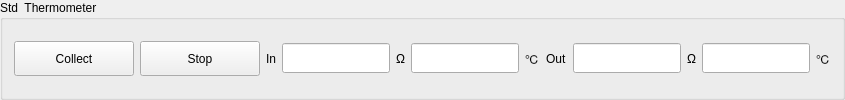
    <widget class="QGroupBox" name="groupBox_5">
     <property name="title">
      <string>Std  Thermometer</string>
     </property>
     <layout class="QGridLayout" name="gridLayout_4">
      <item row="0" column="0">
       <widget class="QPushButton" name="btnStdTempCollect">
        <property name="sizePolicy">
         <sizepolicy hsizetype="Fixed" vsizetype="Fixed">
          <horstretch>0</horstretch>
          <verstretch>0</verstretch>
         </sizepolicy>
        </property>
        <property name="minimumSize">
         <size>
          <width>120</width>
          <height>35</height>
         </size>
        </property>
        <property name="maximumSize">
         <size>
          <width>120</width>
          <height>35</height>
         </size>
        </property>
        <property name="text">
         <string>Collect</string>
        </property>
       </widget>
      </item>
      <item row="0" column="1">
       <widget class="QPushButton" name="btnStdTempStop">
        <property name="minimumSize">
         <size>
          <width>120</width>
          <height>24</height>
         </size>
        </property>
        <property name="maximumSize">
         <size>
          <width>120</width>
          <height>35</height>
         </size>
        </property>
        <property name="text">
         <string>Stop</string>
        </property>
       </widget>
      </item>
      <item row="0" column="2">
       <widget class="QLabel" name="label_2">
        <property name="text">
         <string>In</string>
        </property>
       </widget>
      </item>
      <item row="0" column="3">
       <widget class="QLineEdit" name="lnEditInStdResist">
        <property name="sizePolicy">
         <sizepolicy hsizetype="Preferred" vsizetype="Fixed">
          <horstretch>0</horstretch>
          <verstretch>0</verstretch>
         </sizepolicy>
        </property>
        <property name="minimumSize">
         <size>
          <width>0</width>
          <height>30</height>
         </size>
        </property>
        <property name="maximumSize">
         <size>
          <width>16777215</width>
          <height>30</height>
         </size>
        </property>
        <property name="readOnly">
         <bool>false</bool>
        </property>
       </widget>
      </item>
      <item row="0" column="4">
       <widget class="QLabel" name="label_3">
        <property name="text">
         <string>Ω</string>
        </property>
       </widget>
      </item>
      <item row="0" column="5">
       <widget class="QLineEdit" name="lnEditInStdTemp">
        <property name="sizePolicy">
         <sizepolicy hsizetype="Preferred" vsizetype="Fixed">
          <horstretch>0</horstretch>
          <verstretch>0</verstretch>
         </sizepolicy>
        </property>
        <property name="minimumSize">
         <size>
          <width>0</width>
          <height>30</height>
         </size>
        </property>
        <property name="maximumSize">
         <size>
          <width>16777215</width>
          <height>30</height>
         </size>
        </property>
        <property name="readOnly">
         <bool>false</bool>
        </property>
       </widget>
      </item>
      <item row="0" column="6">
       <widget class="QLabel" name="label_4">
        <property name="text">
         <string>℃</string>
        </property>
       </widget>
      </item>
      <item row="0" column="7">
       <widget class="QLabel" name="label_5">
        <property name="text">
         <string>Out</string>
        </property>
       </widget>
      </item>
      <item row="0" column="8">
       <widget class="QLineEdit" name="lnEditOutStdResist">
        <property name="sizePolicy">
         <sizepolicy hsizetype="Preferred" vsizetype="Fixed">
          <horstretch>0</horstretch>
          <verstretch>0</verstretch>
         </sizepolicy>
        </property>
        <property name="minimumSize">
         <size>
          <width>0</width>
          <height>30</height>
         </size>
        </property>
        <property name="maximumSize">
         <size>
          <width>16777215</width>
          <height>30</height>
         </size>
        </property>
        <property name="readOnly">
         <bool>false</bool>
        </property>
       </widget>
      </item>
      <item row="0" column="9">
       <widget class="QLabel" name="label_6">
        <property name="text">
         <string>Ω</string>
        </property>
       </widget>
      </item>
      <item row="0" column="10">
       <widget class="QLineEdit" name="lnEditOutStdTemp">
        <property name="sizePolicy">
         <sizepolicy hsizetype="Preferred" vsizetype="Fixed">
          <horstretch>0</horstretch>
          <verstretch>0</verstretch>
         </sizepolicy>
        </property>
        <property name="minimumSize">
         <size>
          <width>0</width>
          <height>30</height>
         </size>
        </property>
        <property name="maximumSize">
         <size>
          <width>16777215</width>
          <height>30</height>
         </size>
        </property>
        <property name="readOnly">
         <bool>false</bool>
        </property>
       </widget>
      </item>
      <item row="0" column="11">
       <widget class="QLabel" name="label_7">
        <property name="text">
         <string>℃</string>
        </property>
       </widget>
      </item>
     </layout>
    </widget>
